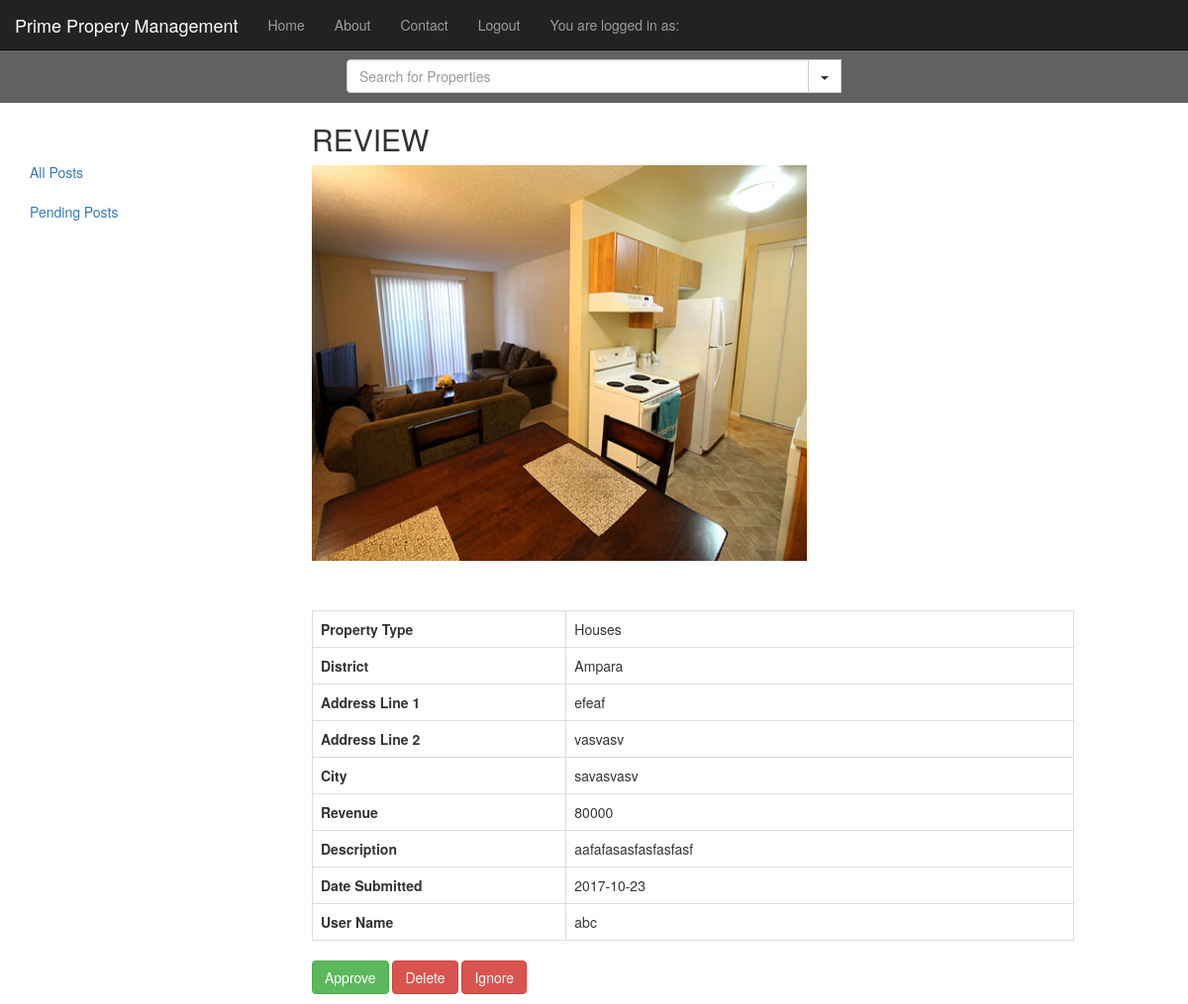
The page /index.php/Property/loadPropertyForReview/27 on the database as committed earlier.
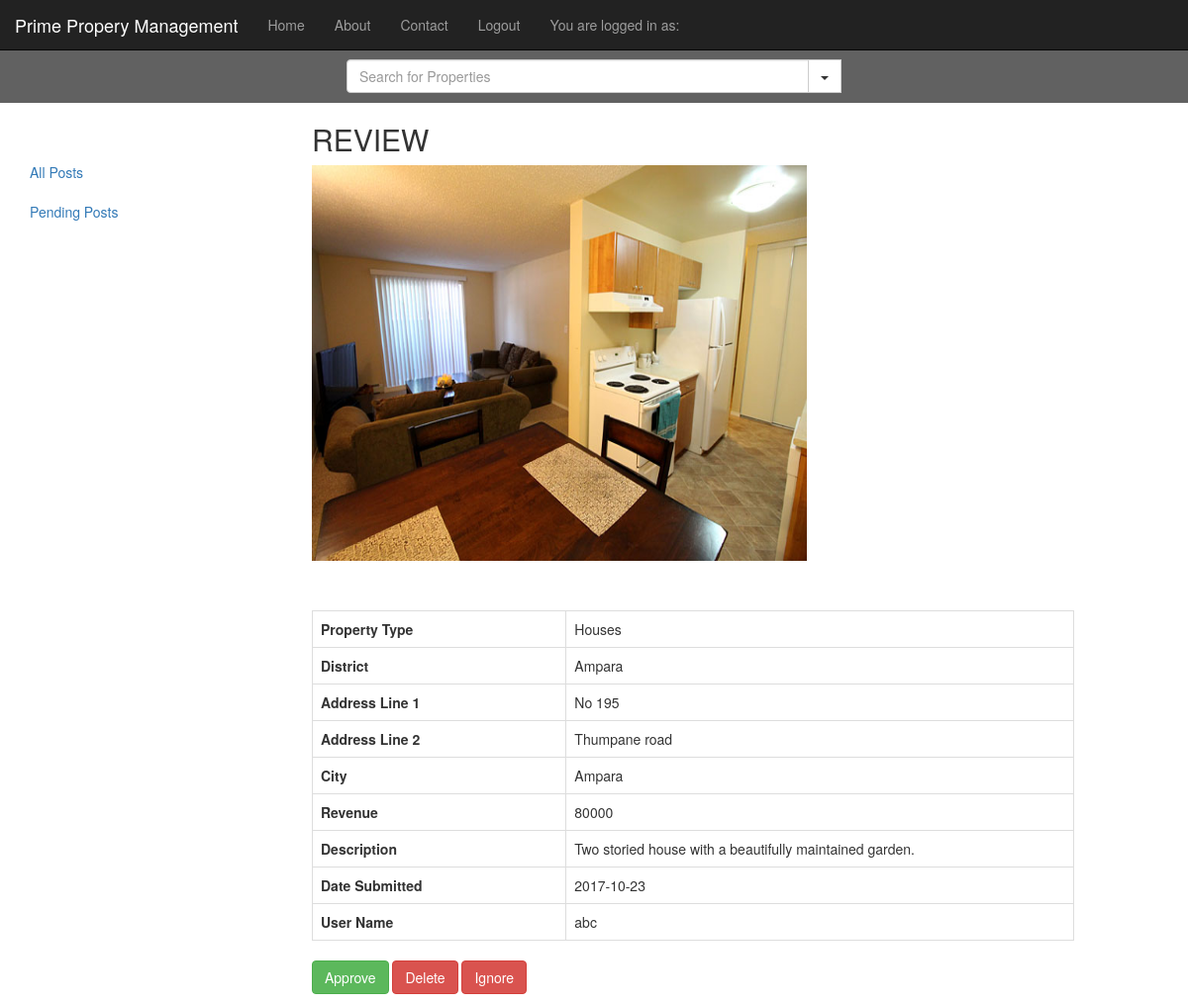
The same page on the database as committed later.
### tables this page shows
CREATE TABLE `property` (
  `idproperty` int(11) NOT NULL,
  `propertyType` varchar(45) DEFAULT NULL,
  `district` varchar(45) DEFAULT NULL,
  `addressLine1` varchar(45) DEFAULT NULL,
  `addressLine2` varchar(45) DEFAULT NULL,
  `city` varchar(45) DEFAULT NULL,
  `revenue` varchar(45) DEFAULT NULL,
  `description` varchar(250) DEFAULT NULL,
  `imgName` varchar(45) DEFAULT NULL,
  `Date` date DEFAULT NULL,
  `postState` varchar(25) NOT NULL DEFAULT 'PENDING',
  `Users_username` varchar(25) NOT NULL,
  `curTime` time DEFAULT NULL
);

### application/controllers/Property.php (called while the page is built, shortened)
<?php
class Property extends CI_Controller {
	public function __construct(){
		$this->load->model('Property_model');
		$this->load->helper('url');
		$this->load->library('pagination');
		$this->load->library('session');
	}
	public function loadPropertyForReview($propertyId) {
		$query = $this->Property_model->getOnePropertyForReview($propertyId);
		$data['PROPERTY'] = null;
		if($query){
			$data['PROPERTY'] = $query;
		}
		$this->load->view('basicAdmin');
		$this->load->view('propertyReview',$data);
	}
}

### index.php (called while the page is built, shortened)
<?php
require_once BASEPATH.'core/CodeIgniter.php';

### application/models/Property_model.php (called while the page is built, shortened)
<?php
	class Property_model extends CI_model {
		public function getOnePropertyForReview($propertyId){
			$this->db->select('*');
			$this->db->from('property');
			$this->db->where('idproperty',$propertyId);
			$query = $this->db->get();
			return $query->result();
		}
	}
?>

### application/views/propertyReview.php (the view, shortened to what this page needs)
<div class="col-md-1">
</div>
<div class="col-md-8">
<h2> REVIEW</h2>
<table class="table table-bordered" style="margin-top:50px;">
<tbody>
<?php foreach($PROPERTY as $value) { ?>
<tr>
	<th class="col-md-4"> Property Type</th>
	<td><?=$value->propertyType;?></td>
</tr>
<tr>
	<th> District</th>
	<td> <?=$value->district;?></td>
</tr>
<tr>
	<th> Address Line 1</th>
	<td><?=$value->addressLine1;?> </td>
</tr>
<tr>
	<th> Address Line 2</th>
	<td> <?=$value->addressLine2;?></td>
</tr>
<tr>
	<th> City</th>
	<td> <?=$value->city;?></td>
</tr>
<tr>
	<th> Revenue</th>
	<td><?=$value->revenue;?></td>
</tr>
<tr>
	<th> Description</th>
	<td> <?=$value->description;?></td>
</tr>
<tr>
	<th> Date Submitted</th>
	<td><?=$value->Date;?></td>
</tr>
<tr>
	<th> User Name</th>
	<td> <?=$value->Users_username;?> </td>
</tr>
<p>
<img alt="" height="400px;" width="500px;" src="<?php echo base_url(); ?>uploads/<?=$value->imgName;?>"> </p>
</tbody>
</table>
<a href="<?php echo site_url('Property/approveProperty/'.$value->idproperty);?>" type="button" class="btn btn-success">Approve</a>
<a href="<?php echo site_url('Property/deleteSubmittedPosts/'.$value->idproperty);?>" type="button" class="btn btn-danger">Delete</a>
<a href="<?php echo site_url('Property/loadAllPendingPosts');?>" type="button" class="btn btn-danger">Ignore</a>
<?php } ?>
</div>
<div class="col-md-1">
</div>
</div>
</body>
</html>

### application/views/basicAdmin.php (shortened to what this page needs)
<!DOCTYPE HTML>
<html lang="en-us" xmlns="http://www.w3.org/1999/html">
<head>
  <link rel="stylesheet" href="https://maxcdn.bootstrapcdn.com/bootstrap/3.3.7/css/bootstrap.min.css">
  <link href="<?php echo base_url(); ?>resources/css/admin.css" rel="stylesheet">
</head>
<body>
<div class="container-fluid">
    <div class="row">
        <div class="navbar navbar-inverse navbar-fixed-top">
            <div class="navbar-header">
            <a class="navbar-brand" href="#">Prime Propery Management</a>
            </div>
        <div class="collapse navbar-collapse">
        <ul class="nav navbar-nav">
            <li><a href="#">Home </a></li>
            <li><a href="#about">About</a></li>
            <li><a href="#contact">Contact</a></li>
            <li><a href="<?php echo site_url('Users/userLogout')?>" > Logout </a></li>
            <li><a href=""> You are logged in as:</a></li>
            <li><a href=""> <?php
                $uname = $this->session->userdata('userName');
                echo $uname
                ?> </a></li>
      </ul>
    </div>
</div>
        </div>
   <div class="row">
            <div class="col-md-12" style="background-color:#616161;padding:10px;">
                <div class="input-group" id="adv-search">
                    <input type="text" class="form-control" placeholder="Search for Properties" />
                    <div class="input-group-btn">
                        <div class="btn-group" role="group">
                            <div class="dropdown dropdown-lg">
                                <button type="button" class="btn btn-default dropdown-toggle" data-toggle="dropdown" aria-expanded="false"><span class="caret"></span></button>
                            </div>
                        </div>
                    </div>
                </div>
            </div>
        </div>
<div class="row">
    <div class="col-md-2">
        <ul class="nav flex-column" style="margin-top: 50px;">
            <li class="nav-item"><a class="nav-link active" href="<?php echo site_url('Property/loadAllApprovedPosts')?>"> All Posts</a> </li>
          <li class="nav-item"><a class="nav-link active" href="<?php echo site_url('Property/loadAllPendingPosts')?>">Pending Posts</a></li>
        </ul>
    </div>

### resources/css/admin.css (style rules this page uses)
body,html { height:100%; }
body { padding-top: 50px; }
.input-group-btn .btn-group { display: flex !important; }
.btn-group .btn { border-radius: 0; margin-left: -1px; }
@media screen and (min-width: 768px) { #adv-search { width: 500px; margin: 0 auto; } }
@media screen and (min-width: 768px) { .dropdown.dropdown-lg { position: static !important; } }

Rows that differ between the two databases and show on the page:
changed property "Houses": addressLine1 "efeaf" → "No 195"; addressLine2 "vasvasv" → "Thumpane road"; city "savasvasv" → "Ampara"; description "aafafasasfasfasfasf" → "Two storied house with a beautifully maintained garden."
